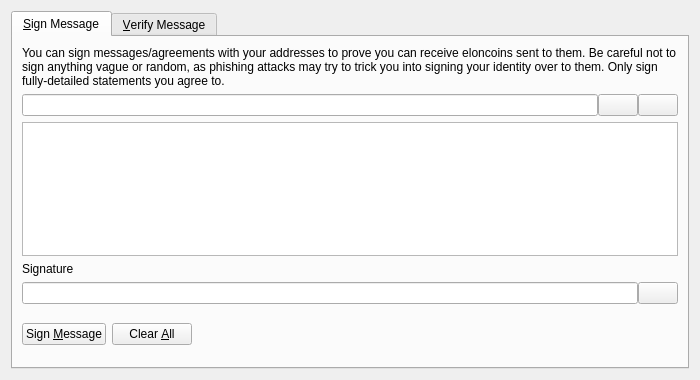
<?xml version="1.0" encoding="UTF-8"?>
<ui version="4.0">
 <class>SignVerifyMessageDialog</class>
 <widget class="QDialog" name="SignVerifyMessageDialog">
  <property name="geometry">
   <rect>
    <x>0</x>
    <y>0</y>
    <width>700</width>
    <height>380</height>
   </rect>
  </property>
  <property name="windowTitle">
   <string>Signatures - Sign / Verify a Message</string>
  </property>
  <property name="modal">
   <bool>true</bool>
  </property>
  <layout class="QVBoxLayout" name="verticalLayout">
   <item>
    <widget class="QTabWidget" name="tabWidget">
     <property name="currentIndex">
      <number>0</number>
     </property>
     <widget class="QWidget" name="tabSignMessage">
      <attribute name="title">
       <string>&amp;Sign Message</string>
      </attribute>
      <layout class="QVBoxLayout" name="verticalLayout_SM">
       <item>
        <widget class="QLabel" name="infoLabel_SM">
         <property name="text">
          <string>You can sign messages/agreements with your addresses to prove you can receive eloncoins sent to them. Be careful not to sign anything vague or random, as phishing attacks may try to trick you into signing your identity over to them. Only sign fully-detailed statements you agree to.</string>
         </property>
         <property name="textFormat">
          <enum>Qt::PlainText</enum>
         </property>
         <property name="wordWrap">
          <bool>true</bool>
         </property>
        </widget>
       </item>
       <item>
        <layout class="QHBoxLayout" name="horizontalLayout_1_SM">
         <property name="spacing">
          <number>0</number>
         </property>
         <item>
          <widget class="QValidatedLineEdit" name="addressIn_SM">
           <property name="toolTip">
            <string>The Eloncoin address to sign the message with</string>
           </property>
          </widget>
         </item>
         <item>
          <widget class="QPushButton" name="addressBookButton_SM">
           <property name="toolTip">
            <string>Choose previously used address</string>
           </property>
           <property name="text">
            <string/>
           </property>
           <property name="icon">
            <iconset resource="../bitcoin.qrc">
             <normaloff>:/icons/address-book</normaloff>:/icons/address-book</iconset>
           </property>
           <property name="shortcut">
            <string>Alt+A</string>
           </property>
           <property name="autoDefault">
            <bool>false</bool>
           </property>
          </widget>
         </item>
         <item>
          <widget class="QPushButton" name="pasteButton_SM">
           <property name="toolTip">
            <string>Paste address from clipboard</string>
           </property>
           <property name="text">
            <string/>
           </property>
           <property name="icon">
            <iconset resource="../bitcoin.qrc">
             <normaloff>:/icons/editpaste</normaloff>:/icons/editpaste</iconset>
           </property>
           <property name="shortcut">
            <string>Alt+P</string>
           </property>
           <property name="autoDefault">
            <bool>false</bool>
           </property>
          </widget>
         </item>
        </layout>
       </item>
       <item>
        <widget class="QPlainTextEdit" name="messageIn_SM">
         <property name="toolTip">
          <string>Enter the message you want to sign here</string>
         </property>
        </widget>
       </item>
       <item>
        <widget class="QLabel" name="signatureLabel_SM">
         <property name="text">
          <string>Signature</string>
         </property>
         <property name="textFormat">
          <enum>Qt::PlainText</enum>
         </property>
        </widget>
       </item>
       <item>
        <layout class="QHBoxLayout" name="horizontalLayout_2_SM">
         <property name="spacing">
          <number>0</number>
         </property>
         <item>
          <widget class="QLineEdit" name="signatureOut_SM">
           <property name="font">
            <font>
             <italic>true</italic>
            </font>
           </property>
           <property name="readOnly">
            <bool>true</bool>
           </property>
          </widget>
         </item>
         <item>
          <widget class="QPushButton" name="copySignatureButton_SM">
           <property name="toolTip">
            <string>Copy the current signature to the system clipboard</string>
           </property>
           <property name="text">
            <string/>
           </property>
           <property name="icon">
            <iconset resource="../bitcoin.qrc">
             <normaloff>:/icons/editcopy</normaloff>:/icons/editcopy</iconset>
           </property>
           <property name="autoDefault">
            <bool>false</bool>
           </property>
          </widget>
         </item>
        </layout>
       </item>
       <item>
        <layout class="QHBoxLayout" name="horizontalLayout_3_SM">
         <item>
          <widget class="QPushButton" name="signMessageButton_SM">
           <property name="toolTip">
            <string>Sign the message to prove you own this Eloncoin address</string>
           </property>
           <property name="text">
            <string>Sign &amp;Message</string>
           </property>
           <property name="icon">
            <iconset resource="../bitcoin.qrc">
             <normaloff>:/icons/edit</normaloff>:/icons/edit</iconset>
           </property>
           <property name="autoDefault">
            <bool>false</bool>
           </property>
          </widget>
         </item>
         <item>
          <widget class="QPushButton" name="clearButton_SM">
           <property name="toolTip">
            <string>Reset all sign message fields</string>
           </property>
           <property name="text">
            <string>Clear &amp;All</string>
           </property>
           <property name="icon">
            <iconset resource="../bitcoin.qrc">
             <normaloff>:/icons/remove</normaloff>:/icons/remove</iconset>
           </property>
           <property name="autoDefault">
            <bool>false</bool>
           </property>
          </widget>
         </item>
         <item>
          <spacer name="horizontalSpacer_1_SM">
           <property name="orientation">
            <enum>Qt::Horizontal</enum>
           </property>
           <property name="sizeHint" stdset="0">
            <size>
             <width>40</width>
             <height>48</height>
            </size>
           </property>
          </spacer>
         </item>
         <item>
          <widget class="QLabel" name="statusLabel_SM">
           <property name="font">
            <font>
             <weight>75</weight>
             <bold>true</bold>
            </font>
           </property>
           <property name="text">
            <string/>
           </property>
           <property name="wordWrap">
            <bool>true</bool>
           </property>
          </widget>
         </item>
         <item>
          <spacer name="horizontalSpacer_2_SM">
           <property name="orientation">
            <enum>Qt::Horizontal</enum>
           </property>
           <property name="sizeHint" stdset="0">
            <size>
             <width>40</width>
             <height>48</height>
            </size>
           </property>
          </spacer>
         </item>
        </layout>
       </item>
      </layout>
     </widget>
     <widget class="QWidget" name="tabVerifyMessage">
      <attribute name="title">
       <string>&amp;Verify Message</string>
      </attribute>
      <layout class="QVBoxLayout" name="verticalLayout_VM">
       <item>
        <widget class="QLabel" name="infoLabel_VM">
         <property name="text">
          <string>Enter the receiver's address, message (ensure you copy line breaks, spaces, tabs, etc. exactly) and signature below to verify the message. Be careful not to read more into the signature than what is in the signed message itself, to avoid being tricked by a man-in-the-middle attack. Note that this only proves the signing party receives with the address, it cannot prove sendership of any transaction!</string>
         </property>
         <property name="textFormat">
          <enum>Qt::PlainText</enum>
         </property>
         <property name="alignment">
          <set>Qt::AlignLeading|Qt::AlignLeft|Qt::AlignTop</set>
         </property>
         <property name="wordWrap">
          <bool>true</bool>
         </property>
        </widget>
       </item>
       <item>
        <layout class="QHBoxLayout" name="horizontalLayout_1_VM">
         <property name="spacing">
          <number>0</number>
         </property>
         <item>
          <widget class="QValidatedLineEdit" name="addressIn_VM">
           <property name="toolTip">
            <string>The Eloncoin address the message was signed with</string>
           </property>
          </widget>
         </item>
         <item>
          <widget class="QPushButton" name="addressBookButton_VM">
           <property name="toolTip">
            <string>Choose previously used address</string>
           </property>
           <property name="text">
            <string/>
           </property>
           <property name="icon">
            <iconset resource="../bitcoin.qrc">
             <normaloff>:/icons/address-book</normaloff>:/icons/address-book</iconset>
           </property>
           <property name="shortcut">
            <string>Alt+A</string>
           </property>
           <property name="autoDefault">
            <bool>false</bool>
           </property>
          </widget>
         </item>
        </layout>
       </item>
       <item>
        <widget class="QPlainTextEdit" name="messageIn_VM"/>
       </item>
       <item>
        <widget class="QValidatedLineEdit" name="signatureIn_VM"/>
       </item>
       <item>
        <layout class="QHBoxLayout" name="horizontalLayout_2_VM">
         <item>
          <widget class="QPushButton" name="verifyMessageButton_VM">
           <property name="toolTip">
            <string>Verify the message to ensure it was signed with the specified Eloncoin address</string>
           </property>
           <property name="text">
            <string>Verify &amp;Message</string>
           </property>
           <property name="icon">
            <iconset resource="../bitcoin.qrc">
             <normaloff>:/icons/transaction_0</normaloff>:/icons/transaction_0</iconset>
           </property>
           <property name="autoDefault">
            <bool>false</bool>
           </property>
          </widget>
         </item>
         <item>
          <widget class="QPushButton" name="clearButton_VM">
           <property name="toolTip">
            <string>Reset all verify message fields</string>
           </property>
           <property name="text">
            <string>Clear &amp;All</string>
           </property>
           <property name="icon">
            <iconset resource="../bitcoin.qrc">
             <normaloff>:/icons/remove</normaloff>:/icons/remove</iconset>
           </property>
           <property name="autoDefault">
            <bool>false</bool>
           </property>
          </widget>
         </item>
         <item>
          <spacer name="horizontalSpacer_1_VM">
           <property name="orientation">
            <enum>Qt::Horizontal</enum>
           </property>
           <property name="sizeHint" stdset="0">
            <size>
             <width>40</width>
             <height>48</height>
            </size>
           </property>
          </spacer>
         </item>
         <item>
          <widget class="QLabel" name="statusLabel_VM">
           <property name="font">
            <font>
             <weight>75</weight>
             <bold>true</bold>
            </font>
           </property>
           <property name="text">
            <string/>
           </property>
           <property name="wordWrap">
            <bool>true</bool>
           </property>
          </widget>
         </item>
         <item>
          <spacer name="horizontalSpacer_2_VM">
           <property name="orientation">
            <enum>Qt::Horizontal</enum>
           </property>
           <property name="sizeHint" stdset="0">
            <size>
             <width>40</width>
             <height>48</height>
            </size>
           </property>
          </spacer>
         </item>
        </layout>
       </item>
      </layout>
     </widget>
    </widget>
   </item>
  </layout>
 </widget>
 <customwidgets>
  <customwidget>
   <class>QValidatedLineEdit</class>
   <extends>QLineEdit</extends>
   <header>qt/qvalidatedlineedit.h</header>
  </customwidget>
 </customwidgets>
 <resources>
  <include location="../bitcoin.qrc"/>
 </resources>
 <connections/>
</ui>
